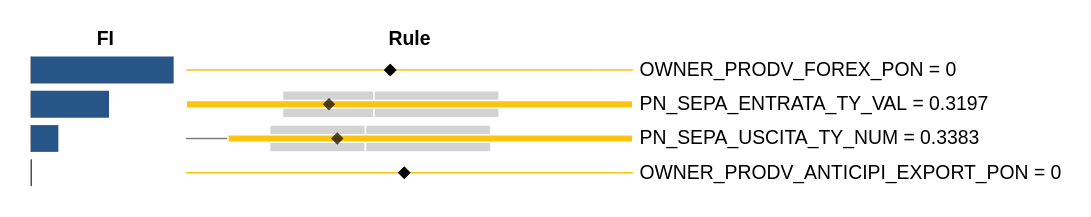

Source (notebook cell):
### Code cell
#solo regole
rules_only = plot_rules(df, only_rules=True)
rules_only

### Figure 1 — Vega-Lite specification as saved in the notebook (floating-point values rounded to 4 significant figures)
{"config": {"view": {"continuousWidth": 400, "continuousHeight": 300, "stroke": "lightgray", "strokeWidth": 0}, "axis": {"grid": false}, "axisX": {"disable": true}, "axisY": {"domain": false, "ticks": false}, "concat": {"spacing": 3}, "padding": 20, "title": {"anchor": "middle", "fontWeight": "bold"}}, "hconcat": [{"vconcat": [{"layer": [{"data": {"name": "data-9c00aa9dc2b1c1a0b4bf9b34ead12925"}, "mark": {"type": "tick", "color": "black", "shape": "stroke", "size": 18, "strokeWidth": 1}, "encoding": {"x": {"field": "x", "type": "quantitative"}}}, {"data": {"name": "data-8057fea12b32411f23427f2b432f2830"}, "mark": "bar", "encoding": {"color": {"condition": {"value": "#285588", "test": "datum.feature_importance > 0"}, "value": "#E36273"}, "tooltip": [{"field": "name"}, {"field": "feature_importance", "format": ".5f"}], "x": {"field": "feature_importance", "title": null, "type": "quantitative"}, "y": {"axis": null, "field": "name", "title": null, "type": "nominal"}}}], "height": 20, "width": 100}, {"layer": [{"data": {"name": "data-9c00aa9dc2b1c1a0b4bf9b34ead12925"}, "mark": {"type": "tick", "color": "black", "shape": "stroke", "size": 18, "strokeWidth": 1}, "encoding": {"x": {"field": "x", "type": "quantitative"}}}, {"data": {"name": "data-2175a75582e624cf02a1cd2c3bd4bec1"}, "mark": "bar", "encoding": {"color": {"condition": {"value": "#285588", "test": "datum.feature_importance > 0"}, "value": "#E36273"}, "tooltip": [{"field": "name"}, {"field": "feature_importance", "format": ".5f"}], "x": {"field": "feature_importance", "title": null, "type": "quantitative"}, "y": {"axis": null, "field": "name", "title": null, "type": "nominal"}}}], "height": 20, "width": 100}, {"layer": [{"data": {"name": "data-9c00aa9dc2b1c1a0b4bf9b34ead12925"}, "mark": {"type": "tick", "color": "black", "shape": "stroke", "size": 18, "strokeWidth": 1}, "encoding": {"x": {"field": "x", "type": "quantitative"}}}, {"data": {"name": "data-dfb78ae9d4bc780a1d5096d7feac985f"}, "mark": "bar", "encoding": {"color": {"condition": {"value": "#285588", "test": "datum.feature_importance > 0"}, "value": "#E36273"}, "tooltip": [{"field": "name"}, {"field": "feature_importance", "format": ".5f"}], "x": {"field": "feature_importance", "title": null, "type": "quantitative"}, "y": {"axis": null, "field": "name", "title": null, "type": "nominal"}}}], "height": 20, "width": 100}, {"layer": [{"data": {"name": "data-9c00aa9dc2b1c1a0b4bf9b34ead12925"}, "mark": {"type": "tick", "color": "black", "shape": "stroke", "size": 18, "strokeWidth": 1}, "encoding": {"x": {"field": "x", "type": "quantitative"}}}, {"data": {"name": "data-858a5340958f8259957399f091090ebe"}, "mark": "bar", "encoding": {"color": {"condition": {"value": "#285588", "test": "datum.feature_importance > 0"}, "value": "#E36273"}, "tooltip": [{"field": "name"}, {"field": "feature_importance", "format": ".5f"}], "x": {"field": "feature_importance", "title": null, "type": "quantitative"}, "y": {"axis": null, "field": "name", "title": null, "type": "nominal"}}}], "height": 20, "width": 100}], "resolve": {"scale": {"x": "shared"}}, "title": "FI"}, {"vconcat": [{"layer": [{"mark": {"type": "bar", "color": "lightgrey", "stroke": "white"}, "encoding": {"tooltip": [{"field": "count", "title": "OWNER_PRODV_FOREX_PON"}], "x": {"field": "count_start", "scale": {"nice": false}, "type": "quantitative"}, "x2": {"field": "count_end"}}, "transform": [{"groupby": ["rname"], "stack": "count", "sort": [{"field": "count", "order": "descending"}], "as": ["count_start", "count_end"]}, {"calculate": "(datum.count_start+datum.count_end)/2", "as": "midStack"}]}, {"mark": {"type": "bar", "stroke": "#fcc40f"}, "encoding": {"color": {"condition": {"value": "#fcc40f", "test": "datum.is_continuous && datum.inst==1"}, "value": "white"}, "opacity": {"condition": {"value": 1, "test": "datum.is_continuous"}, "value": 0.0001}, "tooltip": [{"field": "count", "title": "count"}], "x": {"field": "count_start", "type": "quantitative"}, "x2": {"field": "count_end"}}, "transform": [{"groupby": ["rname"], "stack": "count", "sort": [{"field": "count", "order": "descending"}], "as": ["count_start", "count_end"]}, {"calculate": "(datum.count_start+datum.count_end)/2", "as": "midStack"}]}, {"mark": {"type": "point", "color": "black", "filled": true, "opacity": 1, "shape": "diamond", "size": 70}, "encoding": {"tooltip": [{"field": "inst", "title": "OWNER_PRODV_FOREX_PON"}, {"field": "rule", "title": "rule"}], "x": {"axis": null, "field": "cat_count", "title": null, "type": "quantitative"}, "y": {"axis": null, "field": "rname", "type": "nominal"}}, "transform": [{"groupby": ["rname"], "stack": "count", "sort": [{"field": "count", "order": "descending"}], "as": ["count_start", "count_end"]}, {"calculate": "(datum.count_start+datum.count_end)/2", "as": "midStack"}, {"calculate": "datum.name + \" \" + datum.op +\" \"+datum.thr", "as": "rule"}]}], "data": {"name": "data-1a39322637d1281d5d1b19fcebe226a4"}, "height": 20, "width": 300}, {"layer": [{"mark": {"type": "bar", "color": "grey", "size": 1}, "encoding": {"x": {"field": "min", "scale": {"clamp": true, "domain": [0.0, 1.0], "nice": false}, "title": null, "type": "quantitative"}, "x2": {"field": "max"}, "y": {"axis": {"labels": false, "ticks": false}, "field": "name", "title": null, "type": "nominal"}}}, {"mark": {"type": "bar", "color": "lightgrey", "size": 18, "stroke": "white"}, "encoding": {"tooltip": [{"field": "inst", "format": ".3f", "title": "PN_SEPA_ENTRATA_TY_VAL"}, {"field": "min", "format": ".3f", "title": "min"}, {"field": "q1", "format": ".3f", "title": "q1"}, {"field": "median", "format": ".3f", "title": "median"}, {"field": "q3", "format": ".3f", "title": "q3"}, {"field": "max", "format": ".3f", "title": "max"}], "x": {"field": "q1", "scale": {"clamp": true, "domain": [0.0, 1.0], "nice": false}, "title": null, "type": "quantitative"}, "x2": {"field": "median"}}}, {"mark": {"type": "bar", "color": "lightgrey", "size": 18, "stroke": "white"}, "encoding": {"tooltip": [{"field": "inst", "format": ".3f", "title": "PN_SEPA_ENTRATA_TY_VAL"}, {"field": "min", "format": ".3f", "title": "min"}, {"field": "q1", "format": ".3f", "title": "q1"}, {"field": "median", "format": ".3f", "title": "median"}, {"field": "q3", "format": ".3f", "title": "q3"}, {"field": "max", "format": ".3f", "title": "max"}], "x": {"field": "median", "scale": {"clamp": true, "domain": [0.0, 1.0], "nice": false}, "title": null, "type": "quantitative"}, "x2": {"field": "q3"}}}, {"mark": {"type": "bar", "color": "#fcc40f", "size": 5, "stroke": "white"}, "encoding": {"x": {"field": "thr", "title": null, "type": "quantitative"}, "x2": {"field": "thr_2"}, "y": {"field": "name", "title": null, "type": "nominal"}}}, {"mark": {"type": "point", "color": "black", "filled": true, "shape": "diamond", "size": 70}, "encoding": {"tooltip": [{"field": "inst", "format": ".5f", "title": "PN_SEPA_ENTRATA_TY_VAL"}, {"field": "rule", "title": "rule"}], "x": {"field": "inst", "scale": {"clamp": true, "domain": [0.0, 1.0], "nice": false}, "title": null, "type": "quantitative"}}, "transform": [{"calculate": "datum.name + \" \" + datum.op +\" \"+datum.thr", "as": "rule"}]}], "data": {"name": "data-2175a75582e624cf02a1cd2c3bd4bec1"}, "height": 20, "width": 300}, {"layer": [{"mark": {"type": "bar", "color": "grey", "size": 1}, "encoding": {"x": {"field": "min", "scale": {"clamp": true, "domain": [0.0, 1.0], "nice": false}, "title": null, "type": "quantitative"}, "x2": {"field": "max"}, "y": {"axis": {"labels": false, "ticks": false}, "field": "name", "title": null, "type": "nominal"}}}, {"mark": {"type": "bar", "color": "lightgrey", "size": 18, "stroke": "white"}, "encoding": {"tooltip": [{"field": "inst", "format": ".3f", "title": "PN_SEPA_USCITA_TY_NUM"}, {"field": "min", "format": ".3f", "title": "min"}, {"field": "q1", "format": ".3f", "title": "q1"}, {"field": "median", "format": ".3f", "title": "median"}, {"field": "q3", "format": ".3f", "title": "q3"}, {"field": "max", "format": ".3f", "title": "max"}], "x": {"field": "q1", "scale": {"clamp": true, "domain": [0.0, 1.0], "nice": false}, "title": null, "type": "quantitative"}, "x2": {"field": "median"}}}, {"mark": {"type": "bar", "color": "lightgrey", "size": 18, "stroke": "white"}, "encoding": {"tooltip": [{"field": "inst", "format": ".3f", "title": "PN_SEPA_USCITA_TY_NUM"}, {"field": "min", "format": ".3f", "title": "min"}, {"field": "q1", "format": ".3f", "title": "q1"}, {"field": "median", "format": ".3f", "title": "median"}, {"field": "q3", "format": ".3f", "title": "q3"}, {"field": "max", "format": ".3f", "title": "max"}], "x": {"field": "median", "scale": {"clamp": true, "domain": [0.0, 1.0], "nice": false}, "title": null, "type": "quantitative"}, "x2": {"field": "q3"}}}, {"mark": {"type": "bar", "color": "#fcc40f", "size": 5, "stroke": "white"}, "encoding": {"x": {"field": "thr", "title": null, "type": "quantitative"}, "x2": {"field": "thr_2"}, "y": {"field": "name", "title": null, "type": "nominal"}}}, {"mark": {"type": "point", "color": "black", "filled": true, "shape": "diamond", "size": 70}, "encoding": {"tooltip": [{"field": "inst", "format": ".5f", "title": "PN_SEPA_USCITA_TY_NUM"}, {"field": "rule", "title": "rule"}], "x": {"field": "inst", "scale": {"clamp": true, "domain": [0.0, 1.0], "nice": false}, "title": null, "type": "quantitative"}}, "transform": [{"calculate": "datum.name + \" \" + datum.op +\" \"+datum.thr", "as": "rule"}]}], "data": {"name": "data-dfb78ae9d4bc780a1d5096d7feac985f"}, "height": 20, "width": 300}, {"layer": [{"mark": {"type": "bar", "color": "lightgrey", "stroke": "white"}, "encoding": {"tooltip": [{"field": "count", "title": "OWNER_PRODV_ANTICIPI_EXPORT_PON"}], "x": {"field": "count_start", "scale": {"nice": false}, "type": "quantitative"}, "x2": {"field": "count_end"}}, "transform": [{"groupby": ["rname"], "stack": "count", "sort": [{"field": "count", "order": "descending"}], "as": ["count_start", "count_end"]}, {"calculate": "(datum.count_start+datum.count_end)/2", "as": "midStack"}]}, {"mark": {"type": "bar", "stroke": "#fcc40f"}, "encoding": {"color": {"condition": {"value": "#fcc40f", "test": "datum.is_continuous && datum.inst==1"}, "value": "white"}, "opacity": {"condition": {"value": 1, "test": "datum.is_continuous"}, "value": 0.0001}, "tooltip": [{"field": "count", "title": "count"}], "x": {"field": "count_start", "type": "quantitative"}, "x2": {"field": "count_end"}}, "transform": [{"groupby": ["rname"], "stack": "count", "sort": [{"field": "count", "order": "descending"}], "as": ["count_start", "count_end"]}, {"calculate": "(datum.count_start+datum.count_end)/2", "as": "midStack"}]}, {"mark": {"type": "point", "color": "black", "filled": true, "opacity": 1, "shape": "diamond", "size": 70}, "encoding": {"tooltip": [{"field": "inst", "title": "OWNER_PRODV_ANTICIPI_EXPORT_PON"}, {"field": "rule", "title": "rule"}], "x": {"axis": null, "field": "cat_count", "title": null, "type": "quantitative"}, "y": {"axis": null, "field": "rname", "type": "nominal"}}, "transform": [{"groupby": ["rname"], "stack": "count", "sort": [{"field": "count", "order": "descending"}], "as": ["count_start", "count_end"]}, {"calculate": "(datum.count_start+datum.count_end)/2", "as": "midStack"}, {"calculate": "datum.name + \" \" + datum.op +\" \"+datum.thr", "as": "rule"}]}], "data": {"name": "data-10ce08dcb90606c126b7b2dab35daf7b"}, "height": 20, "width": 300}], "title": "Rule"}, {"vconcat": [{"data": {"name": "data-8057fea12b32411f23427f2b432f2830"}, "mark": {"type": "text", "align": "left", "color": "black", "dx": -50, "fontSize": 13}, "encoding": {"text": {"field": "label", "title": null, "type": "nominal"}}, "height": 20, "transform": [{"calculate": "datum.type=='categorical' ? datum.name +' = '+ ceil(datum.inst) : datum.name +' = '+ round(datum.inst *10000)/10000", "as": "label"}], "width": 101}, {"data": {"name": "data-2175a75582e624cf02a1cd2c3bd4bec1"}, "mark": {"type": "text", "align": "left", "color": "black", "dx": -50, "fontSize": 13}, "encoding": {"text": {"field": "label", "title": null, "type": "nominal"}}, "height": 20, "transform": [{"calculate": "datum.type=='categorical' ? datum.name +' = '+ ceil(datum.inst) : datum.name +' = '+ round(datum.inst *10000)/10000", "as": "label"}], "width": 101}, {"data": {"name": "data-dfb78ae9d4bc780a1d5096d7feac985f"}, "mark": {"type": "text", "align": "left", "color": "black", "dx": -50, "fontSize": 13}, "encoding": {"text": {"field": "label", "title": null, "type": "nominal"}}, "height": 20, "transform": [{"calculate": "datum.type=='categorical' ? datum.name +' = '+ ceil(datum.inst) : datum.name +' = '+ round(datum.inst *10000)/10000", "as": "label"}], "width": 101}, {"data": {"name": "data-858a5340958f8259957399f091090ebe"}, "mark": {"type": "text", "align": "left", "color": "black", "dx": -50, "fontSize": 13}, "encoding": {"text": {"field": "label", "title": null, "type": "nominal"}}, "height": 20, "transform": [{"calculate": "datum.type=='categorical' ? datum.name +' = '+ ceil(datum.inst) : datum.name +' = '+ round(datum.inst *10000)/10000", "as": "label"}], "width": 101}]}], "$schema": "https://vega.github.io/schema/vega-lite/v4.17.0.json", "datasets": {"data-9c00aa9dc2b1c1a0b4bf9b34ead12925": [{"x": 0}], "data-8057fea12b32411f23427f2b432f2830": [{"name": "OWNER_PRODV_FOREX_PON", "feature_importance": 0.3347, "type": "categorical", "min": null, "max": null, "q1": null, "median": null, "q3": null, "mean": null, "std": null, "op": "=", "thr": 1, "is_continuous": true, "count": [3800, 358], "thr_2": null, "inst": 0.0, "rname": "OWNER_PRODV_FOREX_PON", "cat_count": 1900.0}], "data-2175a75582e624cf02a1cd2c3bd4bec1": [{"name": "PN_SEPA_ENTRATA_TY_VAL", "feature_importance": 0.1827, "type": "numeric", "min": 0.0, "max": 1.0, "q1": 0.2157, "median": 0.4202, "q3": 0.7006, "mean": 0.4587, "std": 0.2845, "op": "<=", "thr": 3.609, "is_continuous": true, "count": null, "thr_2": 0.0, "inst": 0.3197, "rname": "PN_SEPA_ENTRATA_TY_VAL", "cat_count": null}], "data-dfb78ae9d4bc780a1d5096d7feac985f": [{"name": "PN_SEPA_USCITA_TY_NUM", "feature_importance": 0.06363, "type": "numeric", "min": 0.0, "max": 1.0, "q1": 0.1868, "median": 0.4015, "q3": 0.6823, "mean": 0.4404, "std": 0.2882, "op": ">", "thr": 0.0934, "is_continuous": true, "count": null, "thr_2": 1.0, "inst": 0.3383, "rname": "PN_SEPA_USCITA_TY_NUM", "cat_count": null}], "data-858a5340958f8259957399f091090ebe": [{"name": "OWNER_PRODV_ANTICIPI_EXPORT_PON", "feature_importance": 0.0, "type": "categorical", "min": null, "max": null, "q1": null, "median": null, "q3": null, "mean": null, "std": null, "op": "=", "thr": 0, "is_continuous": true, "count": [4061, 97], "thr_2": null, "inst": 0.0, "rname": "OWNER_PRODV_ANTICIPI_EXPORT_PON", "cat_count": 2030.0}], "data-1a39322637d1281d5d1b19fcebe226a4": [{"name": "OWNER_PRODV_FOREX_PON", "feature_importance": 0.3347, "type": "categorical", "min": null, "max": null, "q1": null, "median": null, "q3": null, "mean": null, "std": null, "op": "=", "thr": 1, "is_continuous": true, "count": 3800, "thr_2": null, "inst": 0.0, "rname": "OWNER_PRODV_FOREX_PON", "cat_count": 1900.0}, {"name": "OWNER_PRODV_FOREX_PON", "feature_importance": 0.3347, "type": "categorical", "min": null, "max": null, "q1": null, "median": null, "q3": null, "mean": null, "std": null, "op": "=", "thr": 1, "is_continuous": true, "count": 358, "thr_2": null, "inst": 0.0, "rname": "OWNER_PRODV_FOREX_PON", "cat_count": 1900.0}], "data-10ce08dcb90606c126b7b2dab35daf7b": [{"name": "OWNER_PRODV_ANTICIPI_EXPORT_PON", "feature_importance": 0.0, "type": "categorical", "min": null, "max": null, "q1": null, "median": null, "q3": null, "mean": null, "std": null, "op": "=", "thr": 0, "is_continuous": true, "count": 4061, "thr_2": null, "inst": 0.0, "rname": "OWNER_PRODV_ANTICIPI_EXPORT_PON", "cat_count": 2030.0}, {"name": "OWNER_PRODV_ANTICIPI_EXPORT_PON", "feature_importance": 0.0, "type": "categorical", "min": null, "max": null, "q1": null, "median": null, "q3": null, "mean": null, "std": null, "op": "=", "thr": 0, "is_continuous": true, "count": 97, "thr_2": null, "inst": 0.0, "rname": "OWNER_PRODV_ANTICIPI_EXPORT_PON", "cat_count": 2030.0}]}}
